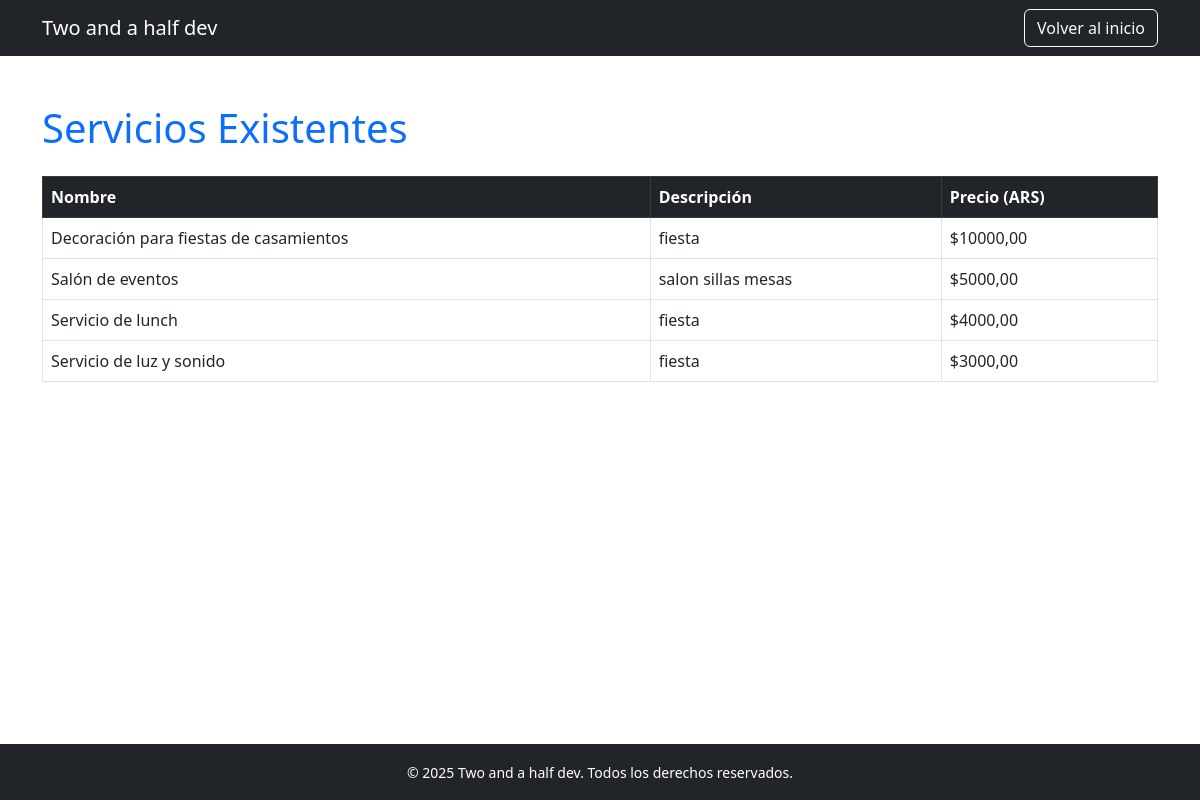
The app's page /services/ (signed in), older data.
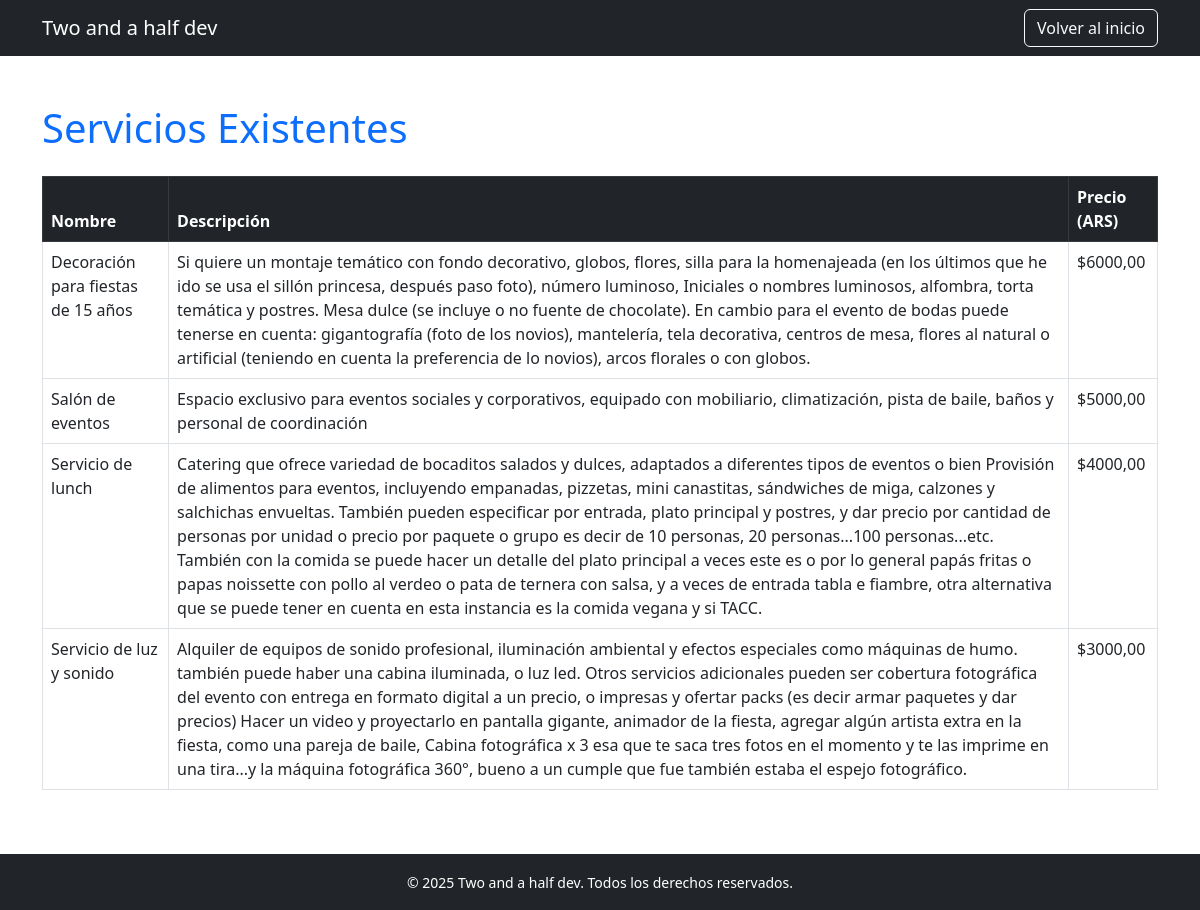
The same page, newer data.
### servicio_eventos/models.py (models this page shows, shortened)
class ISwitchActivate():
    def delete(self, using = None, keep_parents=False):
        self.activo = not self.activo
        self.save()

class Servicio(models.Model,ISwitchActivate):
    nombre = models.CharField(max_length=100)
    descripcion = models.TextField()
    precio = models.DecimalField(max_digits=10, decimal_places=2)
    activo = models.BooleanField(default=True)

### servicio_eventos/views.py (the view)
# urls.py: path("services/",SerivicioListView.as_view(),name="services"),
class SerivicioListView(LoginRequiredMixin,ListView):
    queryset = Servicio.objects.filter(activo = True)
    template_name = "servicio_eventos/services.html"
    context_object_name = "services"

### servicio_eventos/views.py (called while the page is built)
    @method_decorator(login_required)
    def dispatch(self, *args, **kwargs):
        return super().dispatch(*args, **kwargs)

### servicio_eventos/templates/servicio_eventos/services.html (shortened to what this page needs)
<!DOCTYPE html>
<html lang="es">
<head>
  <link href="https://cdn.jsdelivr.net/npm/bootstrap@5.3.0/dist/css/bootstrap.min.css" rel="stylesheet" />
</head>
<body>
  <nav class="navbar navbar-expand-lg navbar-dark bg-dark">
    <div class="container">
      <a class="navbar-brand" href="{% url 'home' %}">Two and a half dev</a>
      <form action="{% url 'home' %}" method="get" class="d-inline">
        <button type="submit" class="btn btn-outline-light">Volver al inicio</button>
      </form>
    </div>
  </nav>
  <main class="container py-5">
    <h1 class="mb-4 text-primary">Servicios Existentes</h1>
    {% if services %}
      <div class="table-responsive">
        <table class="table table-bordered table-hover">
          <thead class="table-dark">
            <tr>
              <th>Nombre</th>
              <th>Descripción</th>
              <th>Precio (ARS)</th>
            </tr>
          </thead>
          <tbody>
            {% for service in services %}
              <tr>
                <td>{{ service.nombre }}</td>
                <td>{{ service.descripcion }}</td>
                <td>${{ service.precio }}</td>
              </tr>
            {% endfor %}
          </tbody>
        </table>
      </div>
    {% else %}
      <div class="alert alert-info" role="alert">
        No hay servicios disponibles.
      </div>
    {% endif %}
  </main>
  <footer class="bg-dark text-white text-center py-3 mt-auto">
    <small>&copy; 2025 Two and a half dev. Todos los derechos reservados.</small>
  </footer>
</body>
</html>

Row changes from the older to the newer data that the page shows:
no longer on this page (row edited): Servicio: nombre "Decoración para fiestas de casamientos", descripcion "fiesta", precio "10000,00"
now on this page (row edited): Servicio: nombre "Decoración para fiestas de 15 años", descripcion "Si quiere un montaje temático con fondo decorativo, globos, flores, silla para la homenajeada (en los últimos que he ido se usa el sillón princesa, después paso foto), número luminoso, Iniciales o nombres luminosos, alfombra, torta temática y postres. Mesa dulce (se incluye o no fuente de chocolate). En cambio para el evento de bodas puede tenerse en cuenta: gigantografía (foto de los novios), mantelería, tela decorativa, centros de mesa, flores al natural o artificial (teniendo en cuenta la preferencia de lo novios), arcos florales o con globos.", precio "6000,00"
changed Servicio "Salón de eventos": descripcion "salon sillas mesas" → "Espacio exclusivo para eventos sociales y corporativos, equipado con mobiliario, climatización, pista de baile, baños y personal de coordinación"
changed Servicio "Servicio de lunch": descripcion "fiesta" → "Catering que ofrece variedad de bocaditos salados y dulces, adaptados a diferentes tipos de eventos o bien Provisión de alimentos para eventos, incluyendo empanadas, pizzetas, mini canastitas, sándwiches de miga, calzones y salchichas envueltas. También pueden especificar por entrada, plato principal y postres, y dar precio por cantidad de personas por unidad o precio por paquete o grupo es decir de 10 personas, 20 personas...100 personas...etc. También con la comida se puede hacer un detalle del plato principal a veces este es o por lo general papás fritas o papas noissette con pollo al verdeo o pata de ternera con salsa, y a veces de entrada tabla e fiambre, otra alternativa que se puede…"
changed Servicio "Servicio de luz y sonido": descripcion "fiesta" → "Alquiler de equipos de sonido profesional, iluminación ambiental y efectos especiales como máquinas de humo. también puede haber una cabina iluminada, o luz led. Otros servicios adicionales pueden ser cobertura fotográfica del evento con entrega en formato digital a un precio, o impresas y ofertar packs (es decir armar paquetes y dar precios) Hacer un video y proyectarlo en pantalla gigante, animador de la fiesta, agregar algún artista extra en la fiesta, como una pareja de baile, Cabina fotográfica x 3 esa que te saca tres fotos en el momento y te las imprime en una tira...y la máquina fotográfica 360°, bueno a un cumple que fue también estaba el espejo fotográfico."
